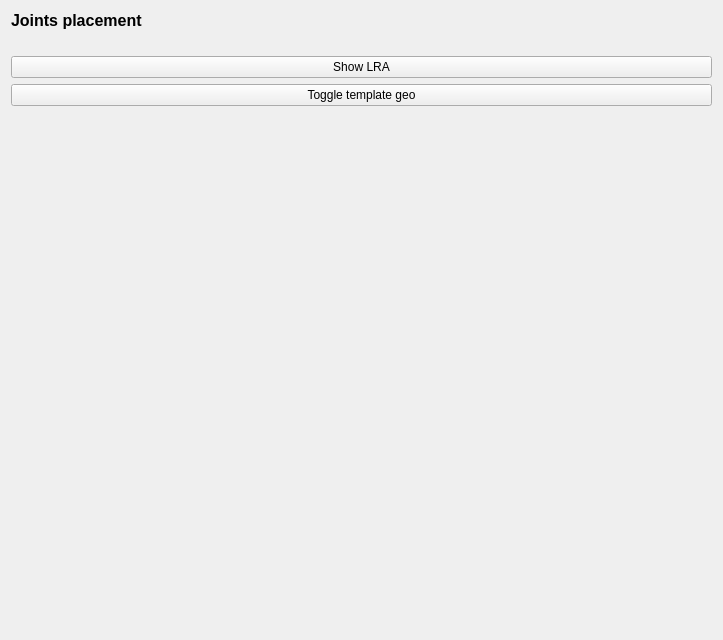
<?xml version="1.0" encoding="UTF-8"?>
<ui version="4.0">
 <class>PageJointPlacement</class>
 <widget class="QWidget" name="PageJointPlacement">
  <property name="geometry">
   <rect>
    <x>0</x>
    <y>0</y>
    <width>723</width>
    <height>640</height>
   </rect>
  </property>
  <property name="windowTitle">
   <string>Form</string>
  </property>
  <layout class="QVBoxLayout" name="verticalLayout">
   <item>
    <widget class="QLabel" name="label">
     <property name="font">
      <font>
       <pointsize>12</pointsize>
       <bold>true</bold>
      </font>
     </property>
     <property name="text">
      <string>Joints placement</string>
     </property>
    </widget>
   </item>
   <item>
    <widget class="QLabel" name="label_2">
     <property name="text">
      <string/>
     </property>
    </widget>
   </item>
   <item>
    <widget class="QPushButton" name="btnShowLRA">
     <property name="text">
      <string>Show LRA</string>
     </property>
    </widget>
   </item>
   <item>
    <widget class="QPushButton" name="btnTemplate">
     <property name="text">
      <string>Toggle template geo</string>
     </property>
    </widget>
   </item>
   <item>
    <spacer name="verticalSpacer">
     <property name="orientation">
      <enum>Qt::Vertical</enum>
     </property>
     <property name="sizeHint" stdset="0">
      <size>
       <width>20</width>
       <height>40</height>
      </size>
     </property>
    </spacer>
   </item>
  </layout>
 </widget>
 <resources/>
 <connections/>
</ui>
